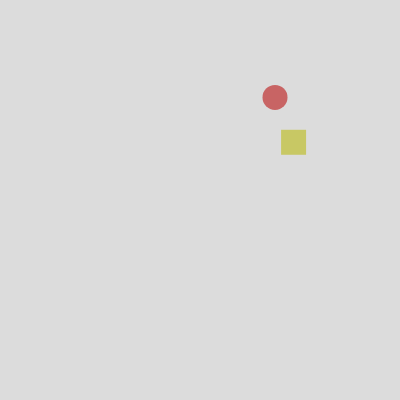
Frame 1 (no input)
Frame 60 (no input): identical to frame 1, image omitted
Frame 120 (the mouse pressed at the canvas centre since frame 60): identical to frame 1, image omitted

The p5.js sketch that drew this single still picture (run headless with seeded random() and noise() and a simulated clock; from frame 60 on, the mouse is pressed at the canvas centre):

// p5.js sketch
// ── sketch.js
function setup() {
  createCanvas(400, 400);
  r1 = random(25,375);
  r2 = random(25,375);
  R1 = random(0,375);
  R2 = random(0,375);
}

function draw() {
  background (220)
  if (keyIsDown(UP_ARROW)) {
    r2 -= 2;
  }
  if (keyIsDown(DOWN_ARROW)) {
    r2 += 2;
  }
  if (keyIsDown(RIGHT_ARROW)) {
    r1 += 2;
  }
  if (keyIsDown(LEFT_ARROW)) {
    r1 -= 2;}
  noStroke();
  fill(200,100,100);
  circle(r1,r2,25); 

  if(keyIsPressed) {
    if (key == 'w') {R2 -= 2}
    if (key == 's') {R2 += 2}
    if (key == 'a') {R1 -= 2}
    if (key == 'd') {R1 += 2}
  }
  fill(200,200,100);
  square(R1,R2,25);
}
